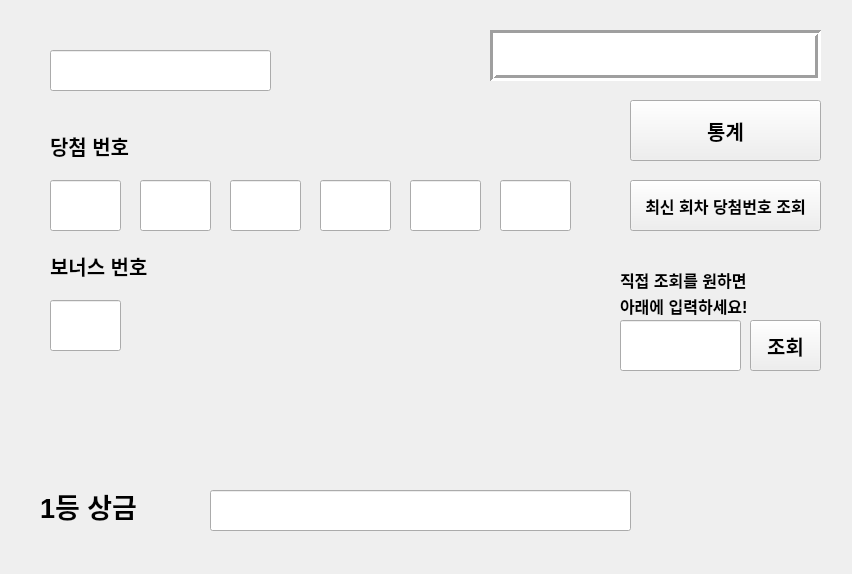
<?xml version="1.0" encoding="UTF-8"?>
<ui version="4.0">
 <class>Form</class>
 <widget class="QWidget" name="Form">
  <property name="windowModality">
   <enum>Qt::NonModal</enum>
  </property>
  <property name="enabled">
   <bool>true</bool>
  </property>
  <property name="geometry">
   <rect>
    <x>0</x>
    <y>0</y>
    <width>852</width>
    <height>574</height>
   </rect>
  </property>
  <property name="windowTitle">
   <string>Form</string>
  </property>
  <widget class="QLineEdit" name="bns1">
   <property name="geometry">
    <rect>
     <x>50</x>
     <y>300</y>
     <width>71</width>
     <height>51</height>
    </rect>
   </property>
   <property name="font">
    <font>
     <pointsize>20</pointsize>
    </font>
   </property>
   <property name="readOnly">
    <bool>true</bool>
   </property>
  </widget>
  <widget class="QLineEdit" name="num3">
   <property name="geometry">
    <rect>
     <x>230</x>
     <y>180</y>
     <width>71</width>
     <height>51</height>
    </rect>
   </property>
   <property name="font">
    <font>
     <pointsize>20</pointsize>
    </font>
   </property>
   <property name="readOnly">
    <bool>true</bool>
   </property>
  </widget>
  <widget class="QLineEdit" name="num1">
   <property name="geometry">
    <rect>
     <x>50</x>
     <y>180</y>
     <width>71</width>
     <height>51</height>
    </rect>
   </property>
   <property name="font">
    <font>
     <pointsize>20</pointsize>
    </font>
   </property>
   <property name="text">
    <string/>
   </property>
   <property name="readOnly">
    <bool>true</bool>
   </property>
  </widget>
  <widget class="QLineEdit" name="num4">
   <property name="geometry">
    <rect>
     <x>320</x>
     <y>180</y>
     <width>71</width>
     <height>51</height>
    </rect>
   </property>
   <property name="font">
    <font>
     <pointsize>20</pointsize>
    </font>
   </property>
   <property name="readOnly">
    <bool>true</bool>
   </property>
  </widget>
  <widget class="QLineEdit" name="num6">
   <property name="geometry">
    <rect>
     <x>500</x>
     <y>180</y>
     <width>71</width>
     <height>51</height>
    </rect>
   </property>
   <property name="font">
    <font>
     <pointsize>20</pointsize>
    </font>
   </property>
   <property name="readOnly">
    <bool>true</bool>
   </property>
  </widget>
  <widget class="QLineEdit" name="potmoney">
   <property name="geometry">
    <rect>
     <x>210</x>
     <y>490</y>
     <width>421</width>
     <height>41</height>
    </rect>
   </property>
   <property name="font">
    <font>
     <pointsize>25</pointsize>
    </font>
   </property>
   <property name="text">
    <string/>
   </property>
   <property name="readOnly">
    <bool>true</bool>
   </property>
  </widget>
  <widget class="QPushButton" name="data1">
   <property name="geometry">
    <rect>
     <x>630</x>
     <y>100</y>
     <width>191</width>
     <height>61</height>
    </rect>
   </property>
   <property name="font">
    <font>
     <pointsize>15</pointsize>
     <weight>75</weight>
     <bold>true</bold>
    </font>
   </property>
   <property name="text">
    <string>통계</string>
   </property>
  </widget>
  <widget class="QLineEdit" name="num5">
   <property name="geometry">
    <rect>
     <x>410</x>
     <y>180</y>
     <width>71</width>
     <height>51</height>
    </rect>
   </property>
   <property name="font">
    <font>
     <pointsize>20</pointsize>
    </font>
   </property>
   <property name="readOnly">
    <bool>true</bool>
   </property>
  </widget>
  <widget class="QLabel" name="label_3">
   <property name="geometry">
    <rect>
     <x>620</x>
     <y>270</y>
     <width>151</width>
     <height>20</height>
    </rect>
   </property>
   <property name="font">
    <font>
     <pointsize>12</pointsize>
     <weight>75</weight>
     <bold>true</bold>
    </font>
   </property>
   <property name="text">
    <string>직접 조회를 원하면</string>
   </property>
  </widget>
  <widget class="QLineEdit" name="turn">
   <property name="geometry">
    <rect>
     <x>50</x>
     <y>50</y>
     <width>221</width>
     <height>41</height>
    </rect>
   </property>
   <property name="font">
    <font>
     <pointsize>20</pointsize>
     <weight>75</weight>
     <italic>true</italic>
     <bold>true</bold>
    </font>
   </property>
   <property name="text">
    <string/>
   </property>
   <property name="readOnly">
    <bool>true</bool>
   </property>
  </widget>
  <widget class="QLabel" name="label">
   <property name="geometry">
    <rect>
     <x>40</x>
     <y>480</y>
     <width>151</width>
     <height>51</height>
    </rect>
   </property>
   <property name="font">
    <font>
     <pointsize>20</pointsize>
     <weight>75</weight>
     <bold>true</bold>
    </font>
   </property>
   <property name="text">
    <string>1등 상금</string>
   </property>
  </widget>
  <widget class="QLineEdit" name="num2">
   <property name="geometry">
    <rect>
     <x>140</x>
     <y>180</y>
     <width>71</width>
     <height>51</height>
    </rect>
   </property>
   <property name="font">
    <font>
     <pointsize>20</pointsize>
    </font>
   </property>
   <property name="readOnly">
    <bool>true</bool>
   </property>
  </widget>
  <widget class="QPushButton" name="calllottery">
   <property name="geometry">
    <rect>
     <x>630</x>
     <y>180</y>
     <width>191</width>
     <height>51</height>
    </rect>
   </property>
   <property name="font">
    <font>
     <family>Arial</family>
     <pointsize>12</pointsize>
     <weight>75</weight>
     <bold>true</bold>
    </font>
   </property>
   <property name="text">
    <string>최신 회차 당첨번호 조회</string>
   </property>
   <property name="checkable">
    <bool>false</bool>
   </property>
  </widget>
  <widget class="QLabel" name="label_4">
   <property name="geometry">
    <rect>
     <x>620</x>
     <y>290</y>
     <width>151</width>
     <height>31</height>
    </rect>
   </property>
   <property name="font">
    <font>
     <pointsize>12</pointsize>
     <weight>75</weight>
     <bold>true</bold>
    </font>
   </property>
   <property name="text">
    <string>아래에 입력하세요!</string>
   </property>
  </widget>
  <widget class="QLabel" name="bns2">
   <property name="geometry">
    <rect>
     <x>50</x>
     <y>250</y>
     <width>201</width>
     <height>31</height>
    </rect>
   </property>
   <property name="font">
    <font>
     <pointsize>15</pointsize>
     <weight>75</weight>
     <bold>true</bold>
    </font>
   </property>
   <property name="text">
    <string>보너스 번호</string>
   </property>
  </widget>
  <widget class="QLineEdit" name="turnnum">
   <property name="geometry">
    <rect>
     <x>620</x>
     <y>320</y>
     <width>121</width>
     <height>51</height>
    </rect>
   </property>
   <property name="font">
    <font>
     <pointsize>20</pointsize>
    </font>
   </property>
  </widget>
  <widget class="QPushButton" name="numbutton">
   <property name="geometry">
    <rect>
     <x>750</x>
     <y>320</y>
     <width>71</width>
     <height>51</height>
    </rect>
   </property>
   <property name="font">
    <font>
     <pointsize>15</pointsize>
     <weight>75</weight>
     <bold>true</bold>
    </font>
   </property>
   <property name="text">
    <string>조회</string>
   </property>
  </widget>
  <widget class="QLabel" name="sixnum">
   <property name="geometry">
    <rect>
     <x>50</x>
     <y>130</y>
     <width>151</width>
     <height>31</height>
    </rect>
   </property>
   <property name="font">
    <font>
     <pointsize>15</pointsize>
     <weight>75</weight>
     <bold>true</bold>
    </font>
   </property>
   <property name="text">
    <string>당첨 번호</string>
   </property>
  </widget>
  <widget class="QTextBrowser" name="date">
   <property name="geometry">
    <rect>
     <x>490</x>
     <y>30</y>
     <width>331</width>
     <height>51</height>
    </rect>
   </property>
   <property name="font">
    <font>
     <family>Arial</family>
     <pointsize>16</pointsize>
     <weight>75</weight>
     <bold>true</bold>
    </font>
   </property>
   <property name="frameShape">
    <enum>QFrame::Box</enum>
   </property>
   <property name="lineWidth">
    <number>3</number>
   </property>
  </widget>
  <widget class="QLabel" name="label_2">
   <property name="geometry">
    <rect>
     <x>-20</x>
     <y>-50</y>
     <width>1071</width>
     <height>691</height>
    </rect>
   </property>
   <property name="text">
    <string/>
   </property>
   <property name="pixmap">
    <pixmap>slotmachine.jpg</pixmap>
   </property>
  </widget>
  <zorder>label_2</zorder>
  <zorder>bns1</zorder>
  <zorder>num3</zorder>
  <zorder>num1</zorder>
  <zorder>num4</zorder>
  <zorder>num6</zorder>
  <zorder>potmoney</zorder>
  <zorder>data1</zorder>
  <zorder>num5</zorder>
  <zorder>label_3</zorder>
  <zorder>turn</zorder>
  <zorder>label</zorder>
  <zorder>num2</zorder>
  <zorder>calllottery</zorder>
  <zorder>label_4</zorder>
  <zorder>bns2</zorder>
  <zorder>turnnum</zorder>
  <zorder>numbutton</zorder>
  <zorder>sixnum</zorder>
  <zorder>date</zorder>
 </widget>
 <resources>
  <include location="test.qrc"/>
 </resources>
 <connections/>
</ui>
